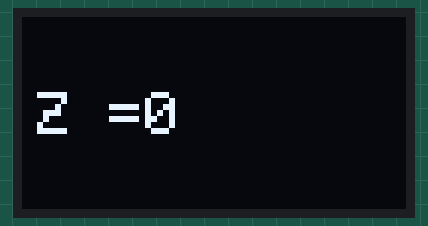
Bench run of a sketch on a simulated Arduino Uno, built with avr-gcc and run on an emulated ATmega328P. On the bench: 128×64 one-colour display.

Above: at 0.12 s.
At 5.06 s:
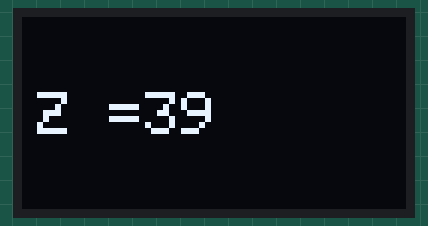
At 10.01 s:
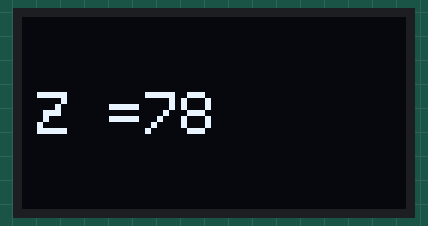
At 19.92 s:
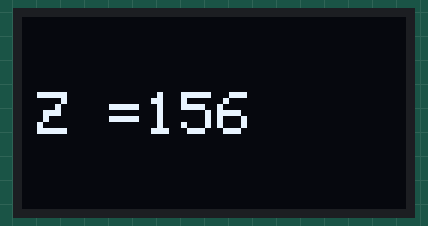
At 29.83 s:
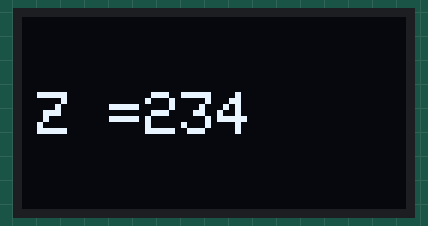
At 39.86 s:
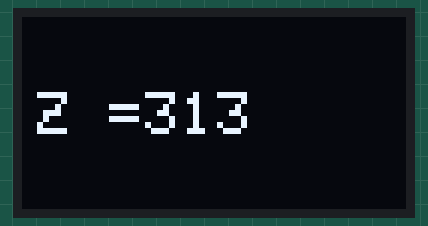

The sketch:

OLED_display_code.ino
```cpp
#include <Wire.h>
#include <Adafruit_GFX.h>
#include <Adafruit_SH110X.h>

Adafruit_SH1106G display(128, 64, &Wire, -1); // Width, Height, Wire, Reset pin (-1 = no reset)

void setup() {
  Serial.begin(115200);

  if (!display.begin(0x3C)) {
    Serial.println(F("SH1106 not found"));
    while (1);
  }

  display.clearDisplay();
  display.setTextSize(2);
  display.setTextColor(SH110X_WHITE);


}
int x=0;
void loop() {
   display.clearDisplay();
     display.setCursor(5, 25);
display.print("Z =");
    display.println(x);
    display.display();
x++;
  delay(100);
}
```
